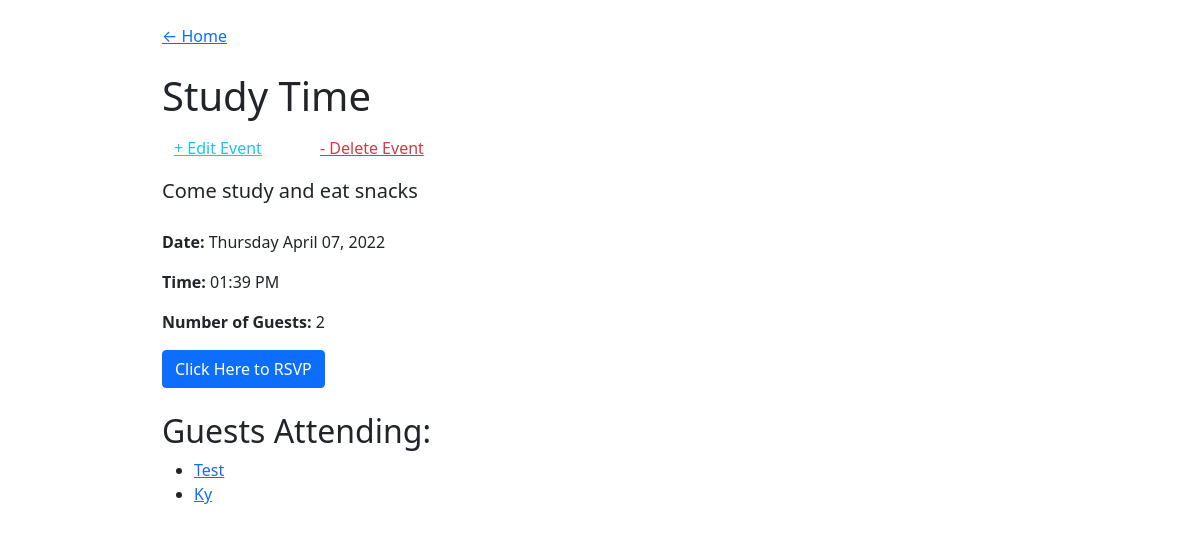
/event/2, run on an earlier commit of the app's database.
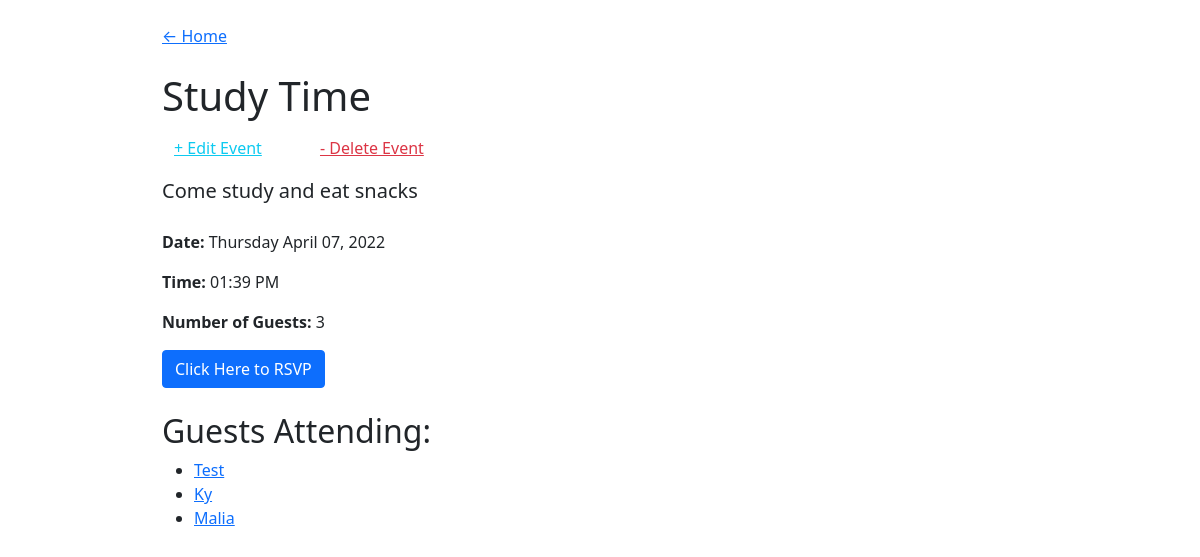
And on a later commit of the database.
### events_app/models.py (models this page shows)
class Guest(db.Model):
    id = db.Column(db.Integer, primary_key=True)
    name = db.Column(db.String(80), nullable=False)
    email = db.Column(db.String(80), nullable=False, unique=True)
    phone = db.Column(db.Integer, nullable=False, unique=True)
    events_attending = db.relationship('Event', secondary='guest_events', back_populates="guests")
    events_hosting = db.relationship('Event', secondary='events_created', back_populates="created_by")

### events_app/routes.py (the view)
@main.route('/event/<event_id>', defaults={'error': None})
@main.route('/event/<event_id>/<error>', methods=['GET'])
def event_detail(event_id, error):
    event = Event.query.filter_by(id=event_id).one()
    print(f'error: {error}')
    return render_template('event_detail.html', event=event, error=error)

### events_app/templates/event_detail.html (shortened to what this page needs)
{% extends 'base.html' %}
{% block content %}
<a href="/">← Home</a>
<div id="content-container">
<h1 class="pt-4">{{event.title}}</h1>
<div class="container py-2">
    <div class="row justify-content-start">
        <div class="col-2">
            <a href="/event/{{event.id}}/edit" class="text-info">+ Edit Event</a>
        </div>
        <div class="col-2">
            <a href="/event/{{event.id}}/delete" class="text-danger">- Delete Event</a>
        </div>
    </div>
</div>
<p class="py-2" id="event_desc">{{event.description}}</p>
<p><strong>Date:</strong> {{event.date_and_time.strftime('%A %B %d, %Y')}}</p>
<p><strong>Time:</strong> {{event.date_and_time.strftime('%I:%M %p')}}</p>
<p><strong>Number of Guests:</strong> {{event.guests|length}}</p>
<button type="button" class="btn btn-primary" data-bs-toggle="modal" data-bs-target="#RSVPModal">
    Click Here to RSVP
</button>
<h2 class="pt-4">Guests Attending:</h2>
<ul>
    {% for guest in event.guests %}
        <li><a href="/guest/{{ guest.id }}">{{guest.name}}</a></li>
    {% endfor %}
</ul>
</div>
{% endblock %}

What changed in the data, as far as the page shows it:
added Guest: name "Malia"
Also different on the page:
{{ event.guests|length }}: "2" → "3"
